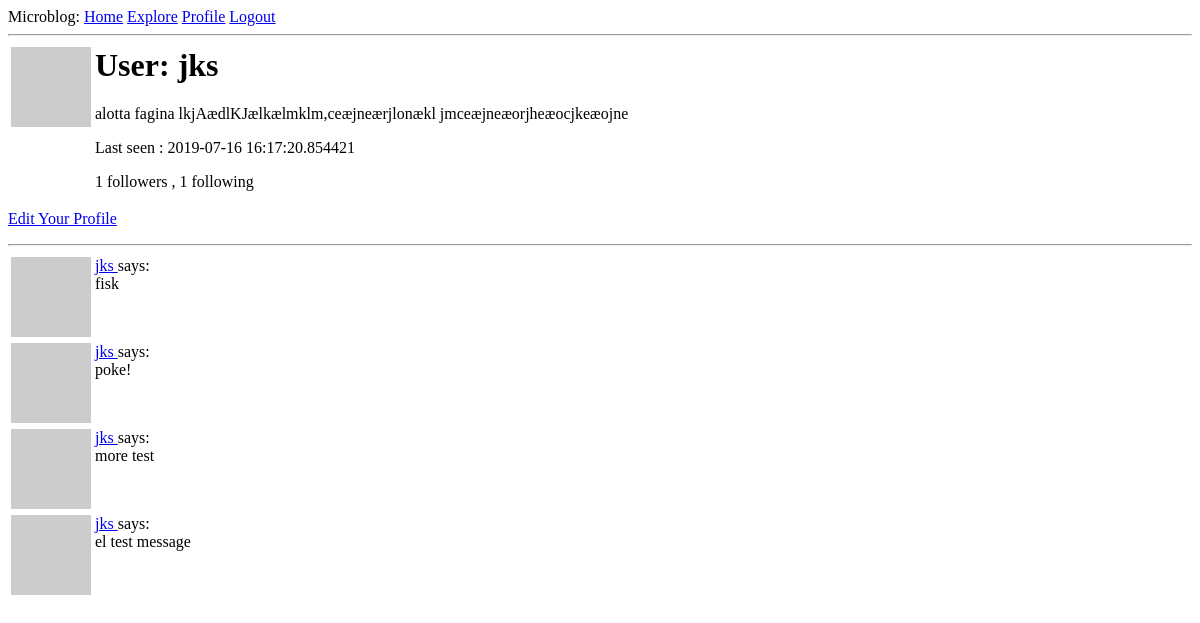
Page /user/jks (signed in) on the earlier database version.
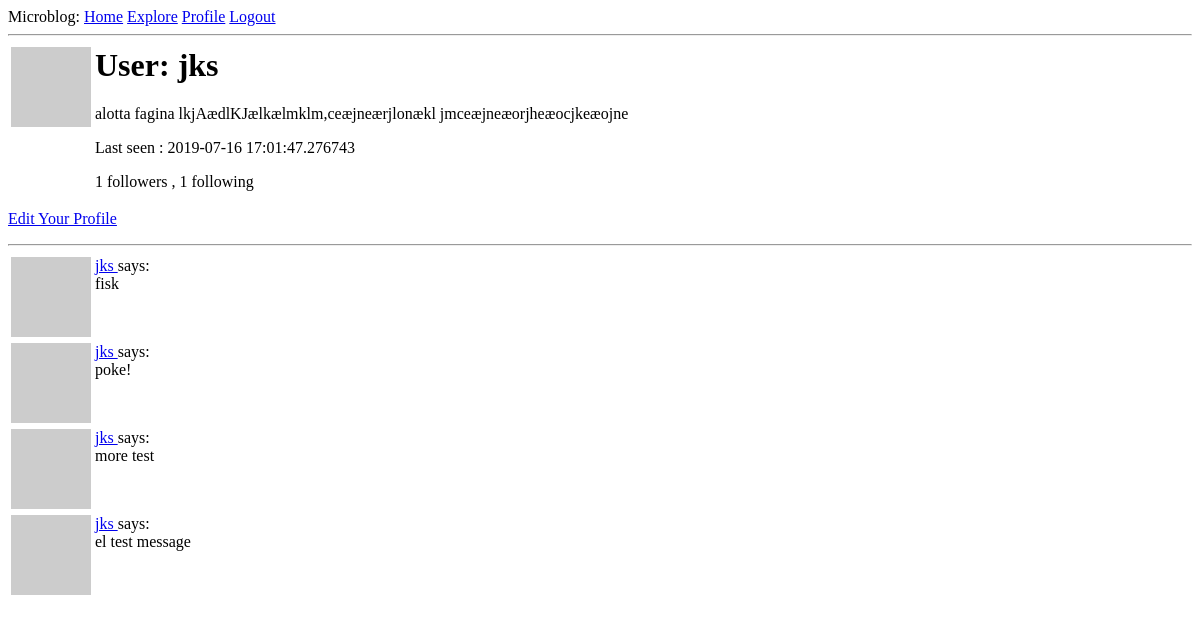
Same page on the later database version.
### app/models.py (models this page shows, shortened)
class User(UserMixin, db.Model):
    id = db.Column(db.Integer, primary_key = True)
    username = db.Column(db.String(64), index = True, unique = True)
    email = db.Column(db.String(120), index = True, unique = True)
    password_hash = db.Column(db.String(128))
    posts = db.relationship("Post", backref="author", lazy="dynamic")
    about_me = db.Column(db.String(140))
    last_seen = db.Column(db.DateTime, default=datetime.utcnow)
    def avatar(self, size):
        digest = md5(self.email.lower().encode("utf-8")).hexdigest()
        return f'https://www.gravatar.com/avatar/{digest}?d=identicon&s={size}'
    followed = db.relationship(
        "User", secondary = followers,
        primaryjoin = (followers.c.follower_id == id),
        secondaryjoin = (followers.c.followed_id == id),
        backref = db.backref("followers", lazy = "dynamic"), lazy="dynamic"
    )

class Post(db.Model):
    id = db.Column(db.Integer, primary_key = True)
    body = db.Column(db.String(140))
    timestamp = db.Column(db.DateTime, index = True, default = datetime.utcnow)
    user_id = db.Column(db.Integer, db.ForeignKey("user.id"))

### app/routes.py (the view)
@app.route("/user/<username>")
@login_required
def user(username):
    user = User.query.filter_by(username=username).first_or_404()
    page = request.args.get("page", 1, type=int)
    posts = user.posts.order_by(Post.timestamp.desc()).paginate(
        page, app.config["POSTS_PER_PAGE"], False)
    next_url = url_for("user", username=user.username, page=posts.next_num)\
        if posts.has_next else None
    prev_url = url_for("user", username=user.username, page=posts.prev_num)\
        if posts.has_prev else None
    return render_template("user.html", user=user, posts=posts,
                            next_url = next_url, prev_url=prev_url)

### app/models.py (called while the page is built)
@login.user_loader
def load_user(id):
    return User.query.get(int(id))

### app/routes.py (called while the page is built)
@app.before_request
def before_request():
    if current_user.is_authenticated:
        current_user.last_seen = datetime.utcnow()
        db.session.commit()

### app/templates/user.html (shortened to what this page needs)
{% extends "base.html" %}
{% block content %}
    <table>
        <tr valign="top">
            <td><img src="{{ user.avatar(128) }}"></td>
            <td>
                <h1>User: {{ user.username }}</h1>
                {% if user.about_me %}<p>{{ user.about_me }}</p>{% endif %}
                {% if user.last_seen %}<p>Last seen : {{ user.last_seen }}</p>{% endif %}
                <p>{{ user.followers.count() }} followers , {{ user.followed.count() }} following</p>
            </td>
        </tr>
    </table>
    {% if user == current_user %}
    <p><a href="{{ url_for('edit_profile') }}">Edit Your Profile</a></p>
    {% elif not current_user.is_following(user) %}
    <p><a href="{{ url_for('follow',username=user.username) }}">Follow</a></p>
    {% else %}
    <p><a href="{{ url_for('unfollow',username=user.username) }}">Unfollow</a></p>
    {% endif %}
    <hr>
    {% for post in posts %}
        {% include "_post.html" %}
    {% endfor %}
{% endblock %}

### app/templates/base.html (shortened to what this page needs)
<html>
    <head>
    </head>
    <body>
        <div>Microblog:
            <a href="{{ url_for('index') }}">Home</a>
            {% if current_user.is_anonymous %}
            <a href="{{ url_for('login') }}">Login</a>
            {% else %}
            <a href="{{ url_for('explore') }}">Explore</a>
            <a href="{{ url_for('user', username=current_user.username) }}">Profile</a>
            <a href="{{ url_for('logout') }}">Logout</a>
            {% endif %}
        </div>
        <hr>
        {% block content%}{% endblock %}
    </body>
</html>

### app/templates/_post.html
<table>
    <tr valign="top">
        <td><img src="{{ post.author.avatar(36) }}"></td>
        <td>
            <a href="{{ url_for('user', username=post.author.username) }}">
                {{ post.author.username }}
            </a>
            says: <br>{{ post.body }}</td>
    </tr>
</table>

Differences in the rows shown:
changed User "jks": last_seen "2019-07-16 16:17:20.854421" → "2019-07-16 17:01:47.276743"
